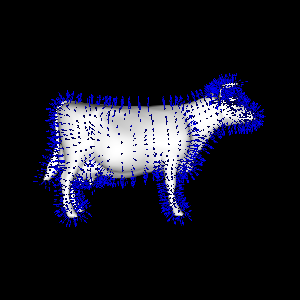

This figure's Python source:
#!/usr/bin/env python

# Compute point normals on a triangulated cow mesh using
# vtkTriangleMeshPointNormals and display them as arrow glyphs.

import os

# Factory overrides
import vtkmodules.vtkInteractionStyle  # noqa: F401
import vtkmodules.vtkRenderingOpenGL2  # noqa: F401

from vtkmodules.vtkFiltersCore import (
    vtkCleanPolyData,
    vtkGlyph3D,
    vtkTriangleFilter,
    vtkTriangleMeshPointNormals,
)
from vtkmodules.vtkFiltersSources import vtkArrowSource
from vtkmodules.vtkIOXML import vtkXMLPolyDataReader
from vtkmodules.vtkRenderingCore import (
    vtkActor,
    vtkPolyDataMapper,
    vtkRenderWindow,
    vtkRenderWindowInteractor,
    vtkRenderer,
)

# Data file path (relative to this script)
data_dir = os.environ.get("VPE_DATA_DIR", os.path.dirname(os.path.abspath(__file__)))

# Reader: load cow mesh
reader = vtkXMLPolyDataReader()
reader.SetFileName(os.path.join(data_dir, "cow.vtp"))

# Triangulate
triangle_filter = vtkTriangleFilter()
triangle_filter.SetInputConnection(reader.GetOutputPort())

# Clean to merge duplicate points
clean_filter = vtkCleanPolyData()
clean_filter.SetInputConnection(triangle_filter.GetOutputPort())

# Compute point normals for triangle mesh
normals_filter = vtkTriangleMeshPointNormals()
normals_filter.SetInputConnection(clean_filter.GetOutputPort())

# Surface mapper and actor
surface_mapper = vtkPolyDataMapper()
surface_mapper.SetInputConnection(normals_filter.GetOutputPort())

surface_actor = vtkActor()
surface_actor.SetMapper(surface_mapper)

# Arrow glyphs to show normals
glyph_source = vtkArrowSource()

glyph = vtkGlyph3D()
glyph.SetInputConnection(normals_filter.GetOutputPort())
glyph.SetSourceConnection(glyph_source.GetOutputPort())
glyph.SetVectorModeToUseNormal()
glyph.SetColorModeToColorByVector()
glyph.SetScaleModeToScaleByVector()
glyph.SetScaleFactor(0.5)

glyph_mapper = vtkPolyDataMapper()
glyph_mapper.SetInputConnection(glyph.GetOutputPort())

glyph_actor = vtkActor()
glyph_actor.SetMapper(glyph_mapper)

# Renderer
renderer = vtkRenderer()
renderer.AddActor(surface_actor)
renderer.AddActor(glyph_actor)
renderer.SetBackground(0.0, 0.0, 0.0)

# Window
render_window = vtkRenderWindow()
render_window.AddRenderer(renderer)
render_window.SetSize(300, 300)
render_window.SetMultiSamples(0)
render_window.SetWindowName("triangle mesh point normals")

# Scene
renderer.ResetCamera()

# Interactor
interactor = vtkRenderWindowInteractor()
interactor.SetRenderWindow(render_window)

interactor.Initialize()
interactor.Start()
